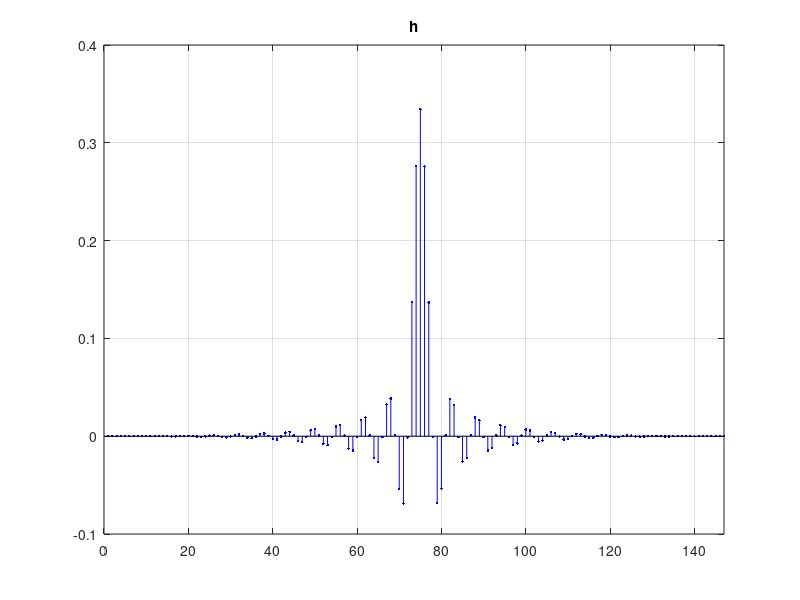
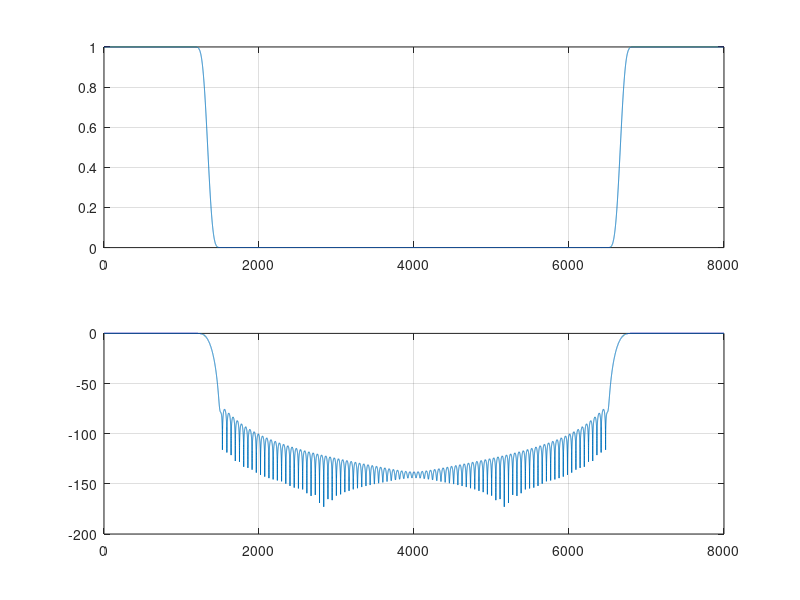
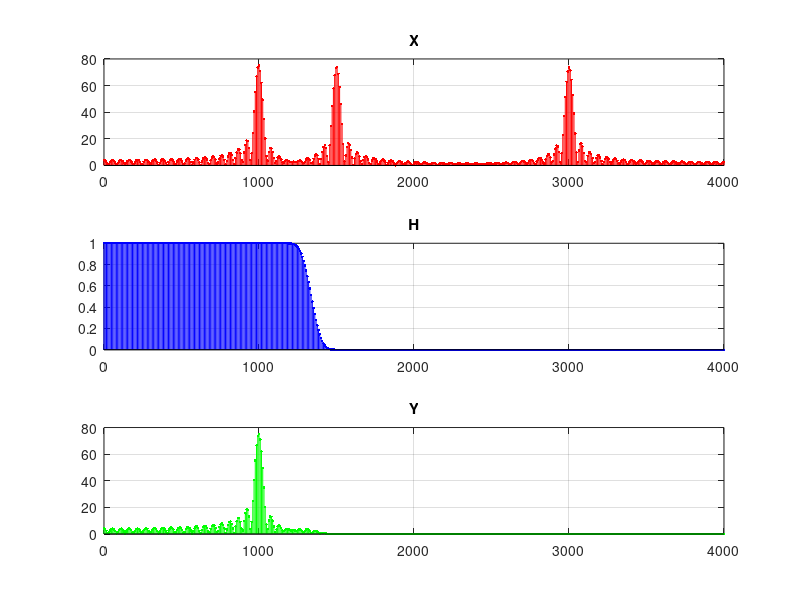

Source code (MATLAB) for these figures, in order:
%Fir_dolnopasmowy_DFT
clc; clear; close all;
fp=1200;
fr=1500;
Rr=63;%Okno Hamminga
a=5.5;
fs=8000;
f0=(fp+fr)/2;
R=ceil(a*fs/(fr-fp));
K=R+1;

M = 4*K;
L = (M-2)/2;

Df = fs/M;
f = 0:Df:M*Df-Df;
o = floor(f0/Df);
HM = [1,ones(1,o-1),1/2,zeros(1,L-o),0,zeros(1,L-o),1/2,ones(1,o-1)];
%Środek
hx = fftshift(ifft(HM));
hx = hx(floor(M/2)-floor(K/2)+1:floor(M/2)+floor(K/2));
h = hx(:).*blackman(K);

figure(1);
    stem(h,"b."); xlim([0,R]);
    grid on; hold on;
    title('h');

%odp impulsowa
[H1, F1] = freqz(h,1,K*200,fs);

figure(2)
subplot(2,1,1)
    plot(F1,abs(H1));grid on; hold on;
subplot(2,1,2)
    plot(F1,20*log10(abs(H1)));grid on; hold on;

Dt=1/fs;
t = 0:Dt:K*Dt-Dt;
x=sin(2*pi*t*1000)+sin(2*pi*t*3000)+sin(2*pi*t*1500);
M=1000;%Minimalizacja przecieku
Df = fs/M;
f = 0:Df:Df*M-Df;
X = fft(x,M);
H = fft(h,M);
Y = X(:).*H;

figure(4);
subplot(3,1,1);
stem(f,abs(X),"r.");hold on; xlim([0,fs/2]);title("X");
grid on; hold on;
subplot(3,1,2);
stem(f,abs(H),"b.");xlim([0,fs/2]);title("H");
grid on; hold on;
subplot(3,1,3);
stem(f,abs(Y),"g.");xlim([0,fs/2]);title("Y");
grid on; hold on;